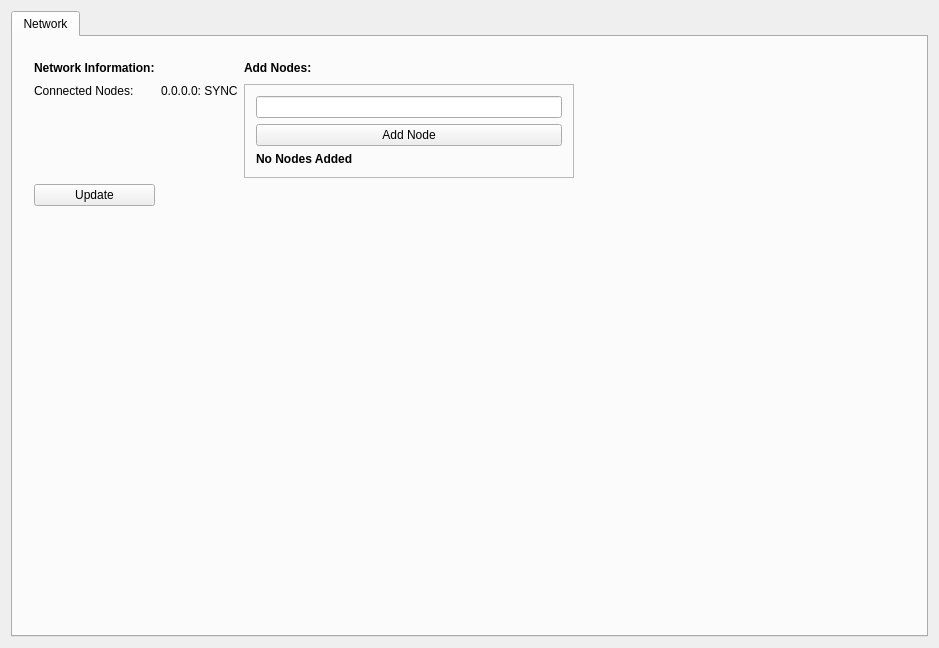
<?xml version="1.0" encoding="UTF-8"?>
<ui version="4.0">
 <class>StatisticsPage</class>
 <widget class="QWidget" name="StatisticsPage">
  <property name="windowModality">
   <enum>Qt::NonModal</enum>
  </property>
  <property name="geometry">
   <rect>
    <x>0</x>
    <y>0</y>
    <width>939</width>
    <height>648</height>
   </rect>
  </property>
  <property name="windowTitle">
   <string>Digging</string>
  </property>
  <layout class="QGridLayout" name="gridLayout">
   <property name="sizeConstraint">
    <enum>QLayout::SetMaximumSize</enum>
   </property>
   <item row="0" column="1">
    <widget class="QTabWidget" name="tabWidget">
     <property name="sizePolicy">
      <sizepolicy hsizetype="Expanding" vsizetype="Expanding">
       <horstretch>0</horstretch>
       <verstretch>0</verstretch>
      </sizepolicy>
     </property>
     <property name="tabPosition">
      <enum>QTabWidget::North</enum>
     </property>
     <property name="currentIndex">
      <number>0</number>
     </property>
     <widget class="QWidget" name="tab">
      <attribute name="title">
       <string>Network</string>
      </attribute>
      <widget class="QWidget" name="gridLayoutWidget_2">
       <property name="geometry">
        <rect>
         <x>10</x>
         <y>10</y>
         <width>891</width>
         <height>581</height>
        </rect>
       </property>
       <layout class="QGridLayout" name="gridLayout_4">
        <item row="2" column="0">
         <widget class="QPushButton" name="node">
          <property name="text">
           <string>Update</string>
          </property>
         </widget>
        </item>
        <item row="1" column="0">
         <widget class="QLabel" name="label_22">
          <property name="text">
           <string>Connected Nodes:</string>
          </property>
          <property name="alignment">
           <set>Qt::AlignLeading|Qt::AlignLeft|Qt::AlignTop</set>
          </property>
         </widget>
        </item>
        <item row="0" column="3">
         <spacer name="horizontalSpacer_5">
          <property name="orientation">
           <enum>Qt::Horizontal</enum>
          </property>
          <property name="sizeHint" stdset="0">
           <size>
            <width>40</width>
            <height>20</height>
           </size>
          </property>
         </spacer>
        </item>
        <item row="1" column="1">
         <widget class="QLabel" name="nodes">
          <property name="text">
           <string>0.0.0.0: SYNC</string>
          </property>
          <property name="alignment">
           <set>Qt::AlignLeading|Qt::AlignLeft|Qt::AlignTop</set>
          </property>
         </widget>
        </item>
        <item row="0" column="0">
         <widget class="QLabel" name="label_23">
          <property name="text">
           <string>&lt;html&gt;&lt;head/&gt;&lt;body&gt;&lt;p&gt;&lt;span style=&quot; font-weight:600;&quot;&gt;Network Information:&lt;/span&gt;&lt;/p&gt;&lt;/body&gt;&lt;/html&gt;</string>
          </property>
         </widget>
        </item>
        <item row="3" column="0">
         <spacer name="verticalSpacer_4">
          <property name="orientation">
           <enum>Qt::Vertical</enum>
          </property>
          <property name="sizeHint" stdset="0">
           <size>
            <width>20</width>
            <height>40</height>
           </size>
          </property>
         </spacer>
        </item>
        <item row="0" column="2">
         <widget class="QLabel" name="label_24">
          <property name="text">
           <string>&lt;html&gt;&lt;head/&gt;&lt;body&gt;&lt;p&gt;&lt;span style=&quot; font-weight:600;&quot;&gt;Add Nodes:&lt;/span&gt;&lt;/p&gt;&lt;/body&gt;&lt;/html&gt;</string>
          </property>
         </widget>
        </item>
        <item row="1" column="2">
         <widget class="QFrame" name="frame_2">
          <property name="sizePolicy">
           <sizepolicy hsizetype="Preferred" vsizetype="Preferred">
            <horstretch>0</horstretch>
            <verstretch>0</verstretch>
           </sizepolicy>
          </property>
          <property name="frameShape">
           <enum>QFrame::StyledPanel</enum>
          </property>
          <property name="frameShadow">
           <enum>QFrame::Raised</enum>
          </property>
          <layout class="QGridLayout" name="gridLayout_6">
           <item row="0" column="0">
            <widget class="QLineEdit" name="addnode"/>
           </item>
           <item row="2" column="0">
            <widget class="QLabel" name="noderesult">
             <property name="text">
              <string>&lt;html&gt;&lt;head/&gt;&lt;body&gt;&lt;p&gt;&lt;span style=&quot; font-weight:600;&quot;&gt;No Nodes Added&lt;/span&gt;&lt;/p&gt;&lt;/body&gt;&lt;/html&gt;</string>
             </property>
            </widget>
           </item>
           <item row="1" column="0">
            <widget class="QPushButton" name="add">
             <property name="text">
              <string>Add Node</string>
             </property>
            </widget>
           </item>
          </layout>
         </widget>
        </item>
       </layout>
      </widget>
     </widget>
    </widget>
   </item>
  </layout>
 </widget>
 <layoutdefault spacing="6" margin="11"/>
 <resources/>
 <connections/>
</ui>
